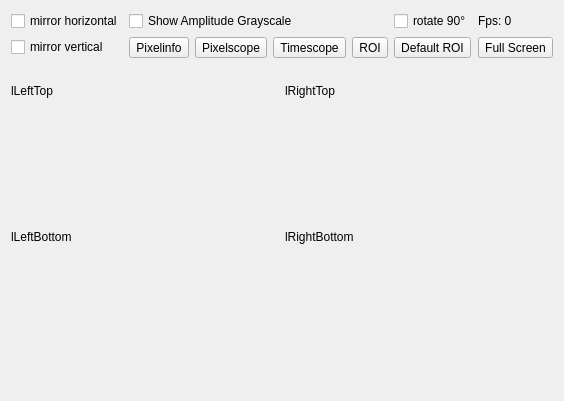
<?xml version="1.0" encoding="UTF-8"?>
<ui version="4.0">
 <class>WidgetData</class>
 <widget class="QWidget" name="WidgetData">
  <property name="geometry">
   <rect>
    <x>0</x>
    <y>0</y>
    <width>523</width>
    <height>398</height>
   </rect>
  </property>
  <property name="sizePolicy">
   <sizepolicy hsizetype="Preferred" vsizetype="Preferred">
    <horstretch>10</horstretch>
    <verstretch>10</verstretch>
   </sizepolicy>
  </property>
  <property name="windowTitle">
   <string>Image</string>
  </property>
  <layout class="QGridLayout" name="gridLayout_3">
   <item row="0" column="0">
    <layout class="QGridLayout" name="gridLayout_4">
     <item row="0" column="0">
      <layout class="QGridLayout" name="gridLayout">
       <item row="1" column="3">
        <widget class="QToolButton" name="tbTimeScope">
         <property name="toolTip">
          <string>&lt;html&gt;&lt;head/&gt;&lt;body&gt;&lt;p&gt;&lt;span style=&quot; font-size:10pt;&quot;&gt;Turn on: activate time scope for temporal pixel analysis selection&lt;/span&gt;&lt;/p&gt;&lt;p&gt;&lt;span style=&quot; font-size:10pt;&quot;&gt;Turn off: deactivate time scope selection&lt;/span&gt;&lt;/p&gt;&lt;p&gt;&lt;span style=&quot; font-size:10pt;&quot;&gt;Select: left mouse button&lt;/span&gt;&lt;/p&gt;&lt;p&gt;&lt;span style=&quot; font-size:10pt;&quot;&gt;Deselect: ctrl+alt + right mouse button or right mouse button only&lt;/span&gt;&lt;/p&gt;&lt;/body&gt;&lt;/html&gt;</string>
         </property>
         <property name="text">
          <string>Timescope</string>
         </property>
         <property name="checkable">
          <bool>true</bool>
         </property>
        </widget>
       </item>
       <item row="1" column="4">
        <widget class="QToolButton" name="tbRoi">
         <property name="toolTip">
          <string>&lt;html&gt;&lt;head/&gt;&lt;body&gt;&lt;p&gt;&lt;span style=&quot; font-size:10pt;&quot;&gt;Turn on: activate ROI (region of interest) selection&lt;/span&gt;&lt;/p&gt;&lt;p&gt;&lt;span style=&quot; font-size:10pt;&quot;&gt;Turn off: deactivate ROI selection&lt;/span&gt;&lt;/p&gt;&lt;p&gt;&lt;span style=&quot; font-size:10pt;&quot;&gt;Select: left mouse button&lt;/span&gt;&lt;/p&gt;&lt;p&gt;&lt;span style=&quot; font-size:10pt;&quot;&gt;&lt;br/&gt;&lt;/span&gt;&lt;/p&gt;&lt;/body&gt;&lt;/html&gt;</string>
         </property>
         <property name="text">
          <string>ROI</string>
         </property>
         <property name="checkable">
          <bool>true</bool>
         </property>
        </widget>
       </item>
       <item row="0" column="0">
        <widget class="QCheckBox" name="checkBoxMirrorHorizontal">
         <property name="toolTip">
          <string>&lt;html&gt;&lt;head/&gt;&lt;body&gt;&lt;p&gt;&lt;span style=&quot; font-size:10pt;&quot;&gt;Mirroring around the horizontal image axis&lt;/span&gt;&lt;/p&gt;&lt;/body&gt;&lt;/html&gt;</string>
         </property>
         <property name="text">
          <string>mirror horizontal</string>
         </property>
        </widget>
       </item>
       <item row="2" column="0">
        <widget class="QLabel" name="labelCoordinates">
         <property name="text">
          <string/>
         </property>
        </widget>
       </item>
       <item row="0" column="8">
        <widget class="QLabel" name="labelFps">
         <property name="toolTip">
          <string>&lt;html&gt;&lt;head/&gt;&lt;body&gt;&lt;p&gt;&lt;span style=&quot; font-size:10pt;&quot;&gt;Video streaming frame rate frames / sec&lt;/span&gt;&lt;/p&gt;&lt;/body&gt;&lt;/html&gt;</string>
         </property>
         <property name="text">
          <string>Fps: 0</string>
         </property>
        </widget>
       </item>
       <item row="1" column="1">
        <widget class="QToolButton" name="tbPixelInfo">
         <property name="toolTip">
          <string>&lt;html&gt;&lt;head/&gt;&lt;body&gt;&lt;p&gt;&lt;span style=&quot; font-size:10pt;&quot;&gt;Turn on: activate pixel info selection&lt;/span&gt;&lt;/p&gt;&lt;p&gt;&lt;span style=&quot; font-size:10pt;&quot;&gt;Turn off: deactivate pixel info selection&lt;/span&gt;&lt;/p&gt;&lt;p&gt;&lt;span style=&quot; font-size:10pt;&quot;&gt;Select: left mouse button&lt;/span&gt;&lt;/p&gt;&lt;p&gt;&lt;span style=&quot; font-size:10pt;&quot;&gt;Deselect: ctrl + right mouse button or right mouse button only&lt;/span&gt;&lt;/p&gt;&lt;/body&gt;&lt;/html&gt;</string>
         </property>
         <property name="text">
          <string>Pixelinfo</string>
         </property>
         <property name="checkable">
          <bool>true</bool>
         </property>
         <property name="checked">
          <bool>false</bool>
         </property>
         <property name="autoRaise">
          <bool>false</bool>
         </property>
        </widget>
       </item>
       <item row="1" column="8">
        <widget class="QToolButton" name="tbFullScreen">
         <property name="toolTip">
          <string>&lt;html&gt;&lt;head/&gt;&lt;body&gt;&lt;p&gt;&lt;span style=&quot; font-size:10pt;&quot;&gt;Turn on full screen&lt;/span&gt;&lt;/p&gt;&lt;/body&gt;&lt;/html&gt;</string>
         </property>
         <property name="text">
          <string>Full Screen</string>
         </property>
        </widget>
       </item>
       <item row="1" column="0">
        <widget class="QCheckBox" name="checkBoxMirrorVertical">
         <property name="toolTip">
          <string>&lt;html&gt;&lt;head/&gt;&lt;body&gt;&lt;p&gt;&lt;span style=&quot; font-size:10pt;&quot;&gt;Mirroring around the vertical image axis&lt;/span&gt;&lt;/p&gt;&lt;/body&gt;&lt;/html&gt;</string>
         </property>
         <property name="text">
          <string>mirror vertical</string>
         </property>
        </widget>
       </item>
       <item row="1" column="2">
        <widget class="QToolButton" name="tbPixelScope">
         <property name="toolTip">
          <string>&lt;html&gt;&lt;head/&gt;&lt;body&gt;&lt;p&gt;&lt;span style=&quot; font-size:10pt;&quot;&gt;Turn on: activate pixel scope selection&lt;/span&gt;&lt;/p&gt;&lt;p&gt;&lt;span style=&quot; font-size:10pt;&quot;&gt;Turn off: deactivate pixel scope selection&lt;/span&gt;&lt;/p&gt;&lt;p&gt;&lt;span style=&quot; font-size:10pt;&quot;&gt;Select: left mouse button&lt;/span&gt;&lt;/p&gt;&lt;p&gt;&lt;span style=&quot; font-size:10pt;&quot;&gt;Deselect: ctrl+alt + right mouse button or right mouse button only&lt;/span&gt;&lt;/p&gt;&lt;/body&gt;&lt;/html&gt;</string>
         </property>
         <property name="text">
          <string>Pixelscope</string>
         </property>
         <property name="checkable">
          <bool>true</bool>
         </property>
        </widget>
       </item>
       <item row="1" column="5">
        <widget class="QToolButton" name="tbDefaultRoi">
         <property name="toolTip">
          <string>&lt;html&gt;&lt;head/&gt;&lt;body&gt;&lt;p&gt;&lt;span style=&quot; font-size:10pt;&quot;&gt;Select full 320 x 240 ROI size&lt;/span&gt;&lt;/p&gt;&lt;/body&gt;&lt;/html&gt;</string>
         </property>
         <property name="text">
          <string>Default ROI</string>
         </property>
        </widget>
       </item>
       <item row="0" column="5">
        <widget class="QCheckBox" name="checkBoxRotate">
         <property name="toolTip">
          <string>&lt;html&gt;&lt;head/&gt;&lt;body&gt;&lt;p&gt;&lt;span style=&quot; font-size:10pt;&quot;&gt;Rotate image 90 degree to right&lt;/span&gt;&lt;/p&gt;&lt;/body&gt;&lt;/html&gt;</string>
         </property>
         <property name="text">
          <string>rotate 90°</string>
         </property>
        </widget>
       </item>
       <item row="1" column="6">
        <spacer name="horizontalSpacer">
         <property name="orientation">
          <enum>Qt::Horizontal</enum>
         </property>
         <property name="sizeHint" stdset="0">
          <size>
           <width>40</width>
           <height>20</height>
          </size>
         </property>
        </spacer>
       </item>
       <item row="0" column="1" colspan="3">
        <widget class="QCheckBox" name="checkBoxAmplitudeGrayscale">
         <property name="toolTip">
          <string>&lt;html&gt;&lt;head/&gt;&lt;body&gt;&lt;p&gt;&lt;span style=&quot; font-size:10pt;&quot;&gt;Turn on/off amplitude grayscale&lt;/span&gt;&lt;/p&gt;&lt;/body&gt;&lt;/html&gt;</string>
         </property>
         <property name="text">
          <string>Show Amplitude Grayscale</string>
         </property>
        </widget>
       </item>
      </layout>
     </item>
     <item row="3" column="0">
      <layout class="QGridLayout" name="gridLayout_2">
       <item row="3" column="0">
        <widget class="LabelImage" name="labelLeftBottomImage">
         <property name="sizePolicy">
          <sizepolicy hsizetype="Preferred" vsizetype="Preferred">
           <horstretch>1</horstretch>
           <verstretch>1</verstretch>
          </sizepolicy>
         </property>
         <property name="minimumSize">
          <size>
           <width>160</width>
           <height>120</height>
          </size>
         </property>
         <property name="text">
          <string/>
         </property>
         <property name="alignment">
          <set>Qt::AlignCenter</set>
         </property>
        </widget>
       </item>
       <item row="3" column="1">
        <widget class="LabelImage" name="labelRightBottomImage">
         <property name="sizePolicy">
          <sizepolicy hsizetype="Preferred" vsizetype="Preferred">
           <horstretch>1</horstretch>
           <verstretch>1</verstretch>
          </sizepolicy>
         </property>
         <property name="minimumSize">
          <size>
           <width>160</width>
           <height>120</height>
          </size>
         </property>
         <property name="text">
          <string/>
         </property>
         <property name="alignment">
          <set>Qt::AlignCenter</set>
         </property>
        </widget>
       </item>
       <item row="1" column="1">
        <widget class="LabelImage" name="labelRightTopImage">
         <property name="sizePolicy">
          <sizepolicy hsizetype="Preferred" vsizetype="Preferred">
           <horstretch>1</horstretch>
           <verstretch>1</verstretch>
          </sizepolicy>
         </property>
         <property name="minimumSize">
          <size>
           <width>160</width>
           <height>120</height>
          </size>
         </property>
         <property name="text">
          <string/>
         </property>
         <property name="alignment">
          <set>Qt::AlignCenter</set>
         </property>
        </widget>
       </item>
       <item row="2" column="0">
        <widget class="QLabel" name="lLeftBottom">
         <property name="text">
          <string>lLeftBottom</string>
         </property>
        </widget>
       </item>
       <item row="1" column="0">
        <widget class="LabelImage" name="labelLeftTopImage">
         <property name="sizePolicy">
          <sizepolicy hsizetype="Preferred" vsizetype="Preferred">
           <horstretch>1</horstretch>
           <verstretch>1</verstretch>
          </sizepolicy>
         </property>
         <property name="minimumSize">
          <size>
           <width>160</width>
           <height>120</height>
          </size>
         </property>
         <property name="text">
          <string/>
         </property>
         <property name="alignment">
          <set>Qt::AlignCenter</set>
         </property>
        </widget>
       </item>
       <item row="2" column="1">
        <widget class="QLabel" name="lRightBottom">
         <property name="text">
          <string>lRightBottom</string>
         </property>
        </widget>
       </item>
       <item row="0" column="0">
        <widget class="QLabel" name="lLeftTop">
         <property name="text">
          <string>lLeftTop</string>
         </property>
        </widget>
       </item>
       <item row="0" column="1">
        <widget class="QLabel" name="lRightTop">
         <property name="text">
          <string>lRightTop</string>
         </property>
        </widget>
       </item>
      </layout>
     </item>
    </layout>
   </item>
   <item row="2" column="0">
    <widget class="QLabel" name="labelInfo">
     <property name="text">
      <string/>
     </property>
    </widget>
   </item>
  </layout>
 </widget>
 <customwidgets>
  <customwidget>
   <class>LabelImage</class>
   <extends>QLabel</extends>
   <header>LabelImage.h</header>
  </customwidget>
 </customwidgets>
 <resources/>
 <connections/>
</ui>
